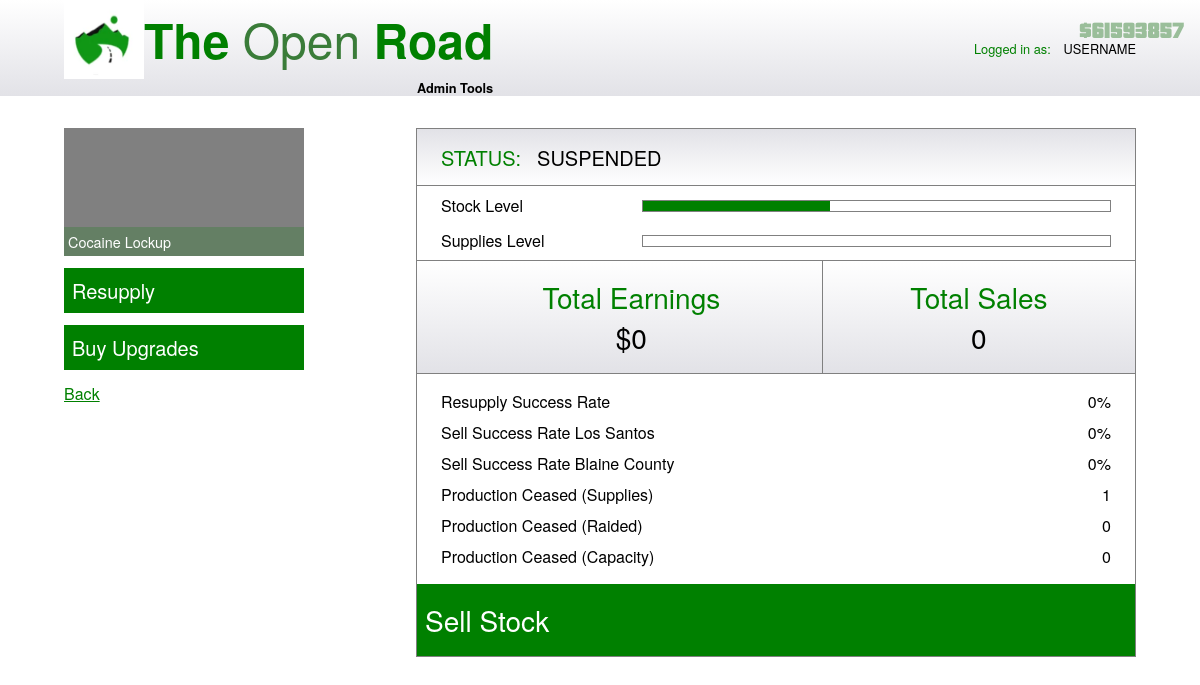
Before: /business_management/24/24 (signed in) with the older database file.
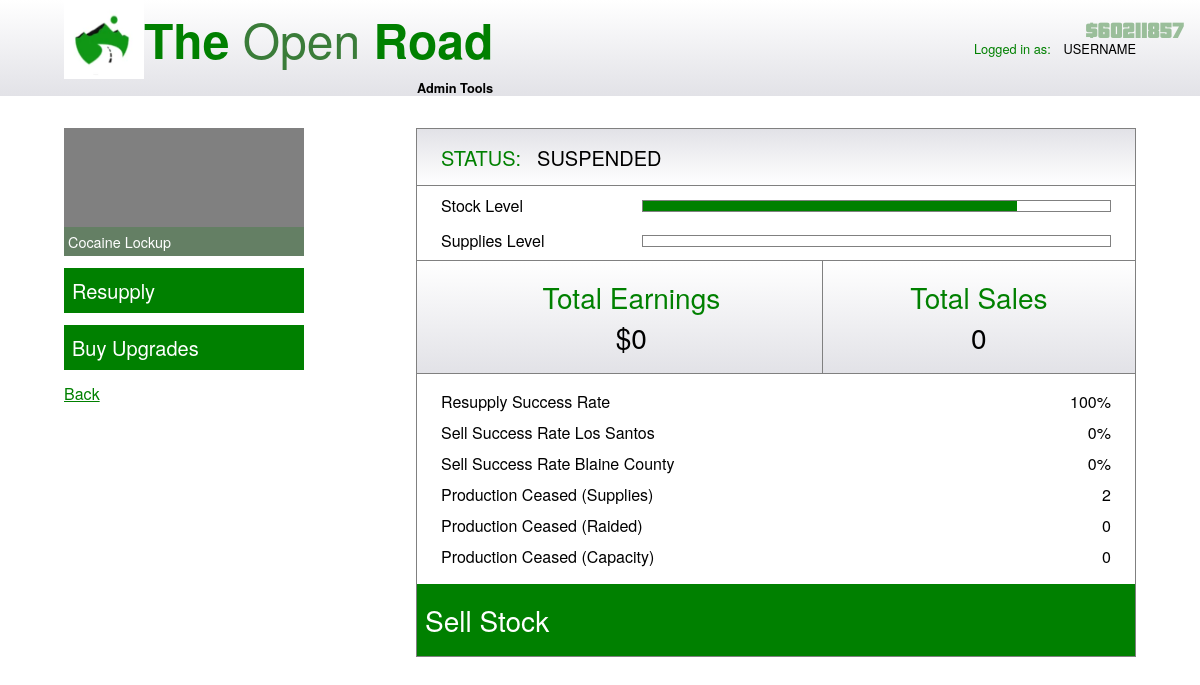
After: the same page with the newer database file.
### app/database/create_db.py (models this page shows)
class User(db.Model):
	__tablename__ = "users"
	id = db.Column(db.Integer, primary_key=True, autoincrement=True)
	username = db.Column(db.String(67), unique=True, nullable=False)
	password_hash = db.Column(db.Integer, nullable=False)
	money = db.Column(db.Integer, default=670000) # Start with $670,000
	last_login_time = db.Column(db.Integer, default=int(datetime.now().timestamp()))
	owned_business = db.relationship("OwnedBusiness", backref="user")

### app/routes/business_management.py (the view, shortened to what this page needs)
@business_management_bp.route("/business_management/<int:user_id>/<int:owned_business_id>", methods=["GET", "POST"])
def business_management(user_id: int, owned_business_id: int):
	if session["id"] != user_id:
		return "Please don't do that."
	form = BusinessManagementForm()
	time_service = TimeService(user_id)
	time_service.update_owned_business_data()
	service = BusinessManagementService(owned_business_id, user_id)
	summary_data = service.get_summary_data()
	upgrades_data = service.get_upgrades_data()
	money = service.get_money_amount()
	if not form.validate_on_submit():
		return render_template("business_management.html", form=form, id=user_id, summary_data=summary_data, upgrades_data=upgrades_data, button_clicked="", owned_business_id=owned_business_id, money=money)

### app/database/select_db.py (called while the page is built)
	@staticmethod
	def select_owned_businesses(user_id: int) -> list[dict]:
		owned_businesses = OwnedBusiness.query.filter(OwnedBusiness.user_id == user_id).all()
		res = []
		for owned_business in owned_businesses:
			business_type = owned_business.business.businesstype.type_name
			business_location = owned_business.business.businesslocation.location_name
			business_price = owned_business.business.price
			owned_business_id = owned_business.id
			stock_level = owned_business.stock_level
			supplies_level = owned_business.supplies_level
			res.append({
				"owned_business_id": owned_business_id,
				"type": business_type,
				"location": business_location,
				"price": business_price,
				"stock": stock_level,
				"supplies": supplies_level
			})
		return res

	@staticmethod
	def select_user_money(user_id: int) -> int:
		user = User.query.filter(User.id == user_id).first()
		if user is None:
			return -1
		return user.money

	@staticmethod
	def select_last_login_time(id: int) -> int:
		user = User.query.filter(User.id == id).first()
		return user.last_login_time

### app/services/business_management.py (called while the page is built)
	def get_summary_data(self) -> dict:
		return Select.select_summary_data(self.owned_business_id)

### app/templates/business_management.html (shortened to what this page needs)
{% extends "base.html" %}
{% block style %}
<link rel="stylesheet" href="{{ url_for('static', filename='css/business_management.css') }}"/>
{% endblock %}
{% block body %}
<header>
	<div id="header-div">
		<div id="logo-div">
			<div id="top-div">
				<img id="logo-image" src="{{ url_for('static', filename='images/TheOpenRoad.png') }}"/>
				<h1><b>The</b> Open <b>Road</b></h1>
			</div>
			<p id="admin">Admin Tools</p>
		</div>
		<div id="logged-in">
			<p class="green">Logged in as:</p> <p id="username">USERNAME</p>
		</div>
	</div>
</header>
<main>
	<div id="left-div">
		<div id="image-div">
			<div class="placeholder"></div>
			<p id="type">{{ summary_data.type }}</p>
		</div>
		<h3 id="resupply" class="button">Resupply</h3>
		<h3 id="buy-upgrades" class="button">Buy Upgrades</h3>
		<h4 class="green" id="back-h4"><a href="/home/{{ id }}" class="green" id="back">Back</a></h4>
	</div>
	<div id="right-div">
		<div class="gradient-bg right-container" id="status-div">
			<h3 class="green" id="status">STATUS:</h3>
			<h3>{{ summary_data.status }}</h3>
		</div>
		<div class="right-container" id="bar-container-div">
			<div class="bar-div" id="stock-div">
				<h4>Stock Level</h4>
				<div class="bar-container">
					<div class="bar" id="stock"></div>
				</div>
			</div>
			<div class="bar-div">
				<h4>Supplies Level</h4>
				<div class="bar-container">
				</div>
			</div>
		</div>
		<div id="earnings-sales-div" class="gradient-bg right-container">
			<div id="earnings-div">
				<h2 class="green">Total Earnings</h2>
				<h2>${{ summary_data.total_earnings }}</h2>
			</div>
			<div id="sales-div">
				<h2 class="green">Total Sales</h2>
				<h2>{{ summary_data.total_sales }}</h2>
			</div>
		</div>
		<div id="summary-div" class="right-container">
			<div class="summary-row">
				<h4>Resupply Success Rate</h4>
				<h4>{{ summary_data.resupply_success_rate }}%</h4>
			</div>
			<div class="summary-row">
				<h4>Sell Success Rate Los Santos</h4>
				<h4>{{ summary_data.sell_success_rate_los_santos }}%</h4>
			</div>
			<div class="summary-row">
				<h4>Sell Success Rate Blaine County</h4>
				<h4>{{ summary_data.sell_success_rate_blaine_county }}%</h4>
			</div>
			<div class="summary-row">
				<h4>Production Ceased (Supplies)</h4>
				<h4>{{ summary_data.production_ceased_supplies }}</h4>
			</div>
			<div class="summary-row">
				<h4>Production Ceased (Raided)</h4>
				<h4>{{ summary_data.production_ceased_raided }}</h4>
			</div>
			<div class="summary-row">
				<h4>Production Ceased (Capacity)</h4>
				<h4>{{ summary_data.production_ceased_capacity }}</h4>
			</div>
		</div>
		<h2 class="button" id="sell-button">Sell Stock</h2>
	</div>
</main>
{% endblock %}

### app/templates/base.html (shortened to what this page needs)
<!DOCTYPE html>
<html>
	<head>
		{% block style %}{% endblock %}
	</head>
	<body>
		{% block body %}{% endblock %}
	</body>
	<p id="money">${{ money }}</p>
</html>

Changed rows visible on the page:
changed User: money "61593857" → "60211857"
Other visible differences:
{{ summary_data.resupply_success_rate }}: "0" → "100"
{{ summary_data.production_ceased_supplies }}: "1" → "2"
